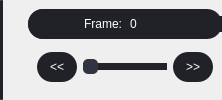
         <widget class="QWidget" name="workspace" native="true">
          <property name="sizePolicy">
           <sizepolicy hsizetype="Preferred" vsizetype="Preferred">
            <horstretch>0</horstretch>
            <verstretch>0</verstretch>
           </sizepolicy>
          </property>
          <property name="minimumSize">
           <size>
            <width>0</width>
            <height>0</height>
           </size>
          </property>
          <layout class="QHBoxLayout" name="horizontalLayout_6">
           <property name="spacing">
            <number>25</number>
           </property>
           <property name="leftMargin">
            <number>0</number>
           </property>
           <property name="topMargin">
            <number>0</number>
           </property>
           <property name="rightMargin">
            <number>0</number>
           </property>
           <property name="bottomMargin">
            <number>0</number>
           </property>
           <item>
            <widget class="QWidget" name="vertical_divider_workspace" native="true">
             <property name="sizePolicy">
              <sizepolicy hsizetype="Preferred" vsizetype="Preferred">
               <horstretch>0</horstretch>
               <verstretch>0</verstretch>
              </sizepolicy>
             </property>
             <property name="minimumSize">
              <size>
               <width>3</width>
               <height>0</height>
              </size>
             </property>
             <property name="maximumSize">
              <size>
               <width>3</width>
               <height>16777215</height>
              </size>
             </property>
             <property name="cursor">
              <cursorShape>ArrowCursor</cursorShape>
             </property>
             <property name="styleSheet">
              <string notr="true">QWidget{
	background-color: rgb(33,33, 40);
	border-radius: 1px;
}</string>
             </property>
            </widget>
           </item>
           <item>
            <widget class="QWidget" name="mask_operations_container" native="true">
             <layout class="QVBoxLayout" name="verticalLayout_14">
              <property name="spacing">
               <number>0</number>
              </property>
              <property name="leftMargin">
               <number>0</number>
              </property>
              <property name="rightMargin">
               <number>0</number>
              </property>
              <item>
               <widget class="QWidget" name="frame_display_container" native="true">
                <property name="minimumSize">
                 <size>
                  <width>0</width>
                  <height>30</height>
                 </size>
                </property>
                <property name="maximumSize">
                 <size>
                  <width>16777215</width>
                  <height>30</height>
                 </size>
                </property>
                <property name="styleSheet">
                 <string notr="true">QWidget{
	background-color: rgb(33,33, 40);
	border-radius: 15px;
}</string>
                </property>
                <layout class="QHBoxLayout" name="horizontalLayout_8">
                 <property name="leftMargin">
                  <number>0</number>
                 </property>
                 <property name="topMargin">
                  <number>0</number>
                 </property>
                 <property name="rightMargin">
                  <number>0</number>
                 </property>
                 <property name="bottomMargin">
                  <number>0</number>
                 </property>
                 <item>
                  <widget class="QLabel" name="frame_label">
                   <property name="styleSheet">
                    <string notr="true">QLabel{
	color: white;
}</string>
                   </property>
                   <property name="text">
                    <string>Frame:</string>
                   </property>
                   <property name="alignment">
                    <set>Qt::AlignRight|Qt::AlignTrailing|Qt::AlignVCenter</set>
                   </property>
                  </widget>
                 </item>
                 <item>
                  <widget class="QSpinBox" name="frame_spin_box">
                   <property name="styleSheet">
                    <string notr="true">QSpinBox{
	color: white;
}</string>
                   </property>
                   <property name="buttonSymbols">
                    <enum>QAbstractSpinBox::NoButtons</enum>
                   </property>
                  </widget>
                 </item>
                </layout>
               </widget>
              </item>
              <item>
               <widget class="QWidget" name="paint_interface_container" native="true"/>
              </item>
              <item>
               <widget class="QWidget" name="frame_operations_container" native="true">
                <property name="minimumSize">
                 <size>
                  <width>0</width>
                  <height>0</height>
                 </size>
                </property>
                <property name="maximumSize">
                 <size>
                  <width>16777215</width>
                  <height>50</height>
                 </size>
                </property>
                <property name="styleSheet">
                 <string notr="true"/>
                </property>
                <layout class="QHBoxLayout" name="horizontalLayout_5">
                 <item>
                  <widget class="QPushButton" name="previous_frame_button">
                   <property name="minimumSize">
                    <size>
                     <width>40</width>
                     <height>30</height>
                    </size>
                   </property>
                   <property name="styleSheet">
                    <string notr="true">QPushButton{
	border: none;
	background-color: rgb(33,33, 40);
	color:white;
	border-radius: 15px;
}
QPushButton:hover{
	background-color: rgb(37, 37, 46);
}
QPushButton:pressed{
	background-color: rgb(47, 48, 60);
}</string>
                   </property>
                   <property name="text">
                    <string>&lt;&lt;</string>
                   </property>
                  </widget>
                 </item>
                 <item>
                  <widget class="QSlider" name="frame_slider">
                   <property name="minimumSize">
                    <size>
                     <width>80</width>
                     <height>0</height>
                    </size>
                   </property>
                   <property name="maximumSize">
                    <size>
                     <width>16777215</width>
                     <height>15</height>
                    </size>
                   </property>
                   <property name="styleSheet">
                    <string notr="true">QSlider::handle:horizontal{
	border-radius: 5px;
	background-color: rgb(50, 51, 64);
}
QSlider::handle:horizontal:hover{
	border-radius: 5px;
	background-color: rgb(70, 72, 92);
}
QSlider::add-page:horizontal{
	background-color: rgb(35, 35, 44);
	border-radius: 5px;
}
QSlider::sub-page:horizontal{
	background-color: rgb(35, 35, 44);
	border-radius: 5px;
}</string>
                   </property>
                   <property name="orientation">
                    <enum>Qt::Horizontal</enum>
                   </property>
                  </widget>
                 </item>
                 <item>
                  <widget class="QPushButton" name="next_frame_button">
                   <property name="minimumSize">
                    <size>
                     <width>40</width>
                     <height>30</height>
                    </size>
                   </property>
                   <property name="styleSheet">
                    <string notr="true">QPushButton{
	border: none;
	background-color: rgb(33,33, 40);
	color:white;
	border-radius: 15px;
}
QPushButton:hover{
	background-color: rgb(37, 37, 46);
}
QPushButton:pressed{
	background-color: rgb(47, 48, 60);
}</string>
                   </property>
                   <property name="text">
                    <string>&gt;&gt;</string>
                   </property>
                  </widget>
                 </item>
                </layout>
               </widget>
              </item>
             </layout>
            </widget>
           </item>
          </layout>
         </widget>
